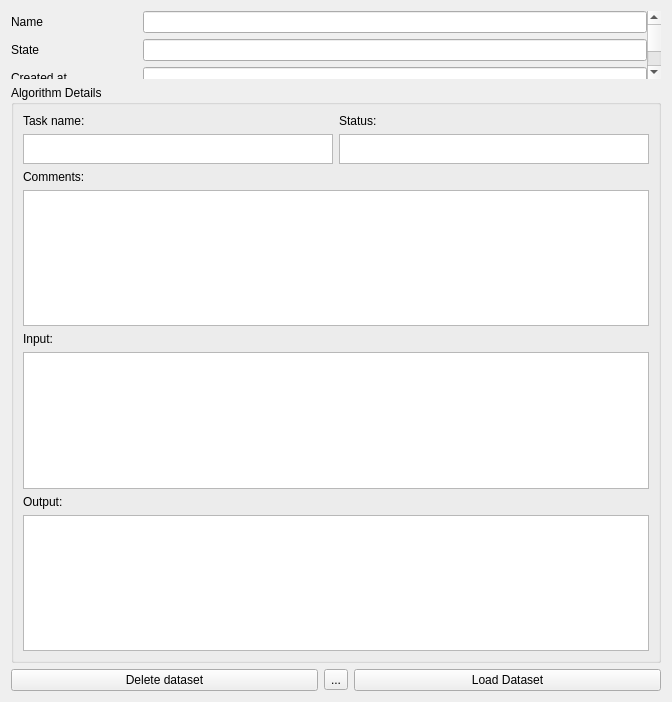
<?xml version="1.0" encoding="UTF-8"?>
<ui version="4.0">
 <class>WidgetDatasetItemDetails</class>
 <widget class="QWidget" name="WidgetDatasetItemDetails">
  <property name="geometry">
   <rect>
    <x>0</x>
    <y>0</y>
    <width>672</width>
    <height>702</height>
   </rect>
  </property>
  <property name="sizePolicy">
   <sizepolicy hsizetype="Minimum" vsizetype="Minimum">
    <horstretch>0</horstretch>
    <verstretch>0</verstretch>
   </sizepolicy>
  </property>
  <property name="windowTitle">
   <string>Dataset Details</string>
  </property>
  <layout class="QVBoxLayout" name="verticalLayout">
   <item>
    <widget class="QScrollArea" name="scrollArea">
     <property name="frameShape">
      <enum>QFrame::NoFrame</enum>
     </property>
     <property name="widgetResizable">
      <bool>true</bool>
     </property>
     <widget class="QWidget" name="scrollAreaWidgetContents">
      <property name="geometry">
       <rect>
        <x>0</x>
        <y>0</y>
        <width>654</width>
        <height>311</height>
       </rect>
      </property>
      <layout class="QVBoxLayout" name="verticalLayout_3">
       <property name="leftMargin">
        <number>0</number>
       </property>
       <property name="topMargin">
        <number>0</number>
       </property>
       <property name="rightMargin">
        <number>0</number>
       </property>
       <property name="bottomMargin">
        <number>0</number>
       </property>
       <item>
        <layout class="QFormLayout" name="formLayout">
         <item row="0" column="0">
          <widget class="QLabel" name="label_3">
           <property name="text">
            <string>Name</string>
           </property>
          </widget>
         </item>
         <item row="1" column="0">
          <widget class="QLabel" name="label_5">
           <property name="text">
            <string>State</string>
           </property>
          </widget>
         </item>
         <item row="1" column="1">
          <widget class="QLineEdit" name="state_le">
           <property name="readOnly">
            <bool>true</bool>
           </property>
          </widget>
         </item>
         <item row="2" column="0">
          <widget class="QLabel" name="label">
           <property name="text">
            <string>Created at</string>
           </property>
          </widget>
         </item>
         <item row="2" column="1">
          <widget class="QLineEdit" name="created_at_le">
           <property name="readOnly">
            <bool>true</bool>
           </property>
          </widget>
         </item>
         <item row="3" column="0">
          <widget class="QLabel" name="label_2">
           <property name="text">
            <string>Path</string>
           </property>
          </widget>
         </item>
         <item row="3" column="1">
          <widget class="QLineEdit" name="path_le">
           <property name="readOnly">
            <bool>true</bool>
           </property>
          </widget>
         </item>
         <item row="4" column="0">
          <widget class="QLabel" name="label_4">
           <property name="text">
            <string>Generated by algorithm</string>
           </property>
          </widget>
         </item>
         <item row="4" column="1">
          <widget class="QLineEdit" name="alg_le">
           <property name="readOnly">
            <bool>true</bool>
           </property>
          </widget>
         </item>
         <item row="0" column="1">
          <widget class="QLineEdit" name="name_le">
           <property name="readOnly">
            <bool>true</bool>
           </property>
          </widget>
         </item>
        </layout>
       </item>
      </layout>
     </widget>
    </widget>
   </item>
   <item>
    <widget class="QgsCollapsibleGroupBox" name="alg_box">
     <property name="title">
      <string>Algorithm Details</string>
     </property>
     <property name="collapsed">
      <bool>true</bool>
     </property>
     <layout class="QGridLayout" name="gridLayout">
      <item row="0" column="0">
       <widget class="QLabel" name="taskNameLabel">
        <property name="text">
         <string>Task name:</string>
        </property>
       </widget>
      </item>
      <item row="0" column="1">
       <widget class="QLabel" name="statusLabel">
        <property name="text">
         <string>Status:</string>
        </property>
       </widget>
      </item>
      <item row="1" column="0">
       <widget class="QTextBrowser" name="task_status">
        <property name="sizePolicy">
         <sizepolicy hsizetype="Preferred" vsizetype="Minimum">
          <horstretch>0</horstretch>
          <verstretch>0</verstretch>
         </sizepolicy>
        </property>
        <property name="minimumSize">
         <size>
          <width>0</width>
          <height>30</height>
         </size>
        </property>
        <property name="maximumSize">
         <size>
          <width>16777215</width>
          <height>40</height>
         </size>
        </property>
        <property name="verticalScrollBarPolicy">
         <enum>Qt::ScrollBarAlwaysOff</enum>
        </property>
       </widget>
      </item>
      <item row="1" column="1">
       <widget class="QTextBrowser" name="task_name">
        <property name="sizePolicy">
         <sizepolicy hsizetype="Preferred" vsizetype="Minimum">
          <horstretch>0</horstretch>
          <verstretch>0</verstretch>
         </sizepolicy>
        </property>
        <property name="minimumSize">
         <size>
          <width>0</width>
          <height>30</height>
         </size>
        </property>
        <property name="maximumSize">
         <size>
          <width>16777215</width>
          <height>40</height>
         </size>
        </property>
        <property name="verticalScrollBarPolicy">
         <enum>Qt::ScrollBarAlwaysOff</enum>
        </property>
       </widget>
      </item>
      <item row="2" column="0">
       <widget class="QLabel" name="commentsLabel">
        <property name="text">
         <string>Comments:</string>
        </property>
       </widget>
      </item>
      <item row="3" column="0" colspan="2">
       <widget class="QTextBrowser" name="comments">
        <property name="minimumSize">
         <size>
          <width>400</width>
          <height>0</height>
         </size>
        </property>
        <property name="maximumSize">
         <size>
          <width>16777215</width>
          <height>16777215</height>
         </size>
        </property>
        <property name="html">
         <string>&lt;!DOCTYPE HTML PUBLIC &quot;-//W3C//DTD HTML 4.0//EN&quot; &quot;http://www.w3.org/TR/REC-html40/strict.dtd&quot;&gt;
&lt;html&gt;&lt;head&gt;&lt;meta name=&quot;qrichtext&quot; content=&quot;1&quot; /&gt;&lt;style type=&quot;text/css&quot;&gt;
p, li { white-space: pre-wrap; }
&lt;/style&gt;&lt;/head&gt;&lt;body style=&quot; font-family:'Ubuntu'; font-size:11pt; font-weight:400; font-style:normal;&quot;&gt;
&lt;p style=&quot;-qt-paragraph-type:empty; margin-top:0px; margin-bottom:0px; margin-left:0px; margin-right:0px; -qt-block-indent:0; text-indent:0px; font-family:'MS Shell Dlg 2'; font-size:8pt;&quot;&gt;&lt;br /&gt;&lt;/p&gt;&lt;/body&gt;&lt;/html&gt;</string>
        </property>
        <property name="openExternalLinks">
         <bool>true</bool>
        </property>
       </widget>
      </item>
      <item row="4" column="0">
       <widget class="QLabel" name="inputLabel">
        <property name="text">
         <string>Input:</string>
        </property>
       </widget>
      </item>
      <item row="5" column="0" colspan="2">
       <widget class="QTextBrowser" name="input">
        <property name="minimumSize">
         <size>
          <width>400</width>
          <height>0</height>
         </size>
        </property>
        <property name="maximumSize">
         <size>
          <width>16777215</width>
          <height>16777215</height>
         </size>
        </property>
       </widget>
      </item>
      <item row="6" column="0">
       <widget class="QLabel" name="outputLabel">
        <property name="text">
         <string>Output:</string>
        </property>
       </widget>
      </item>
      <item row="7" column="0" colspan="2">
       <widget class="QTextBrowser" name="output">
        <property name="minimumSize">
         <size>
          <width>400</width>
          <height>0</height>
         </size>
        </property>
        <property name="maximumSize">
         <size>
          <width>16777215</width>
          <height>16777215</height>
         </size>
        </property>
       </widget>
      </item>
     </layout>
    </widget>
   </item>
   <item>
    <spacer name="verticalSpacer">
     <property name="orientation">
      <enum>Qt::Vertical</enum>
     </property>
     <property name="sizeHint" stdset="0">
      <size>
       <width>20</width>
       <height>40</height>
      </size>
     </property>
    </spacer>
   </item>
   <item>
    <layout class="QHBoxLayout" name="horizontalLayout">
     <item>
      <widget class="QPushButton" name="pushButtonDelete">
       <property name="text">
        <string>Delete dataset</string>
       </property>
       <property name="icon">
        <iconset>
         <normaloff>../icons/symbologyAdd.svg</normaloff>../icons/symbologyAdd.svg</iconset>
       </property>
      </widget>
     </item>
     <item>
      <widget class="QToolButton" name="export_tool_button">
       <property name="text">
        <string>...</string>
       </property>
      </widget>
     </item>
     <item>
      <widget class="QPushButton" name="pushButtonLoad">
       <property name="text">
        <string>Load Dataset</string>
       </property>
       <property name="icon">
        <iconset>
         <normaloff>../icons/mActionIdentify.svg</normaloff>../icons/mActionIdentify.svg</iconset>
       </property>
      </widget>
     </item>
    </layout>
   </item>
  </layout>
 </widget>
 <customwidgets>
  <customwidget>
   <class>QgsCollapsibleGroupBox</class>
   <extends>QGroupBox</extends>
   <header>qgis.gui</header>
   <container>1</container>
  </customwidget>
 </customwidgets>
 <resources/>
 <connections/>
</ui>
